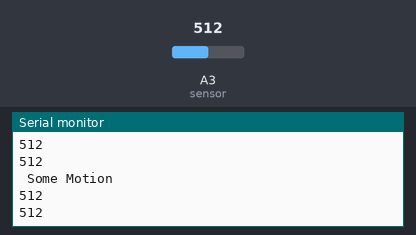
Bench run of a sketch on a simulated Arduino Uno, built with avr-gcc and run on an emulated ATmega328P. Shown: the last lines printed to the serial monitor. Inputs (shaded band) come from the test bench; at power-on: A3 (sensor) = 512.

Above: at 1.2 s.
1.3 s: A3 (sensor) set to 482
At 2.0 s:
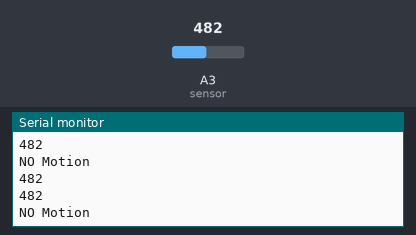
2.9 s: A3 (sensor) set to 510
At 3.5 s:
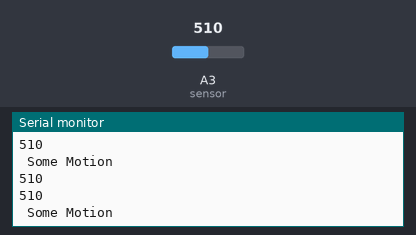
5.9 s: A3 (sensor) set to 490
At 6.9 s:
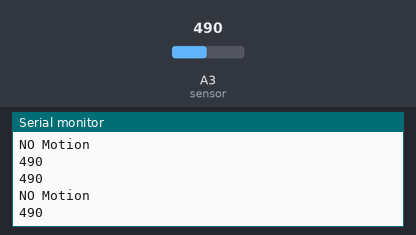
Timing chart, 0 to 8.9 s (numbered marks = the images above; inputs shaded):
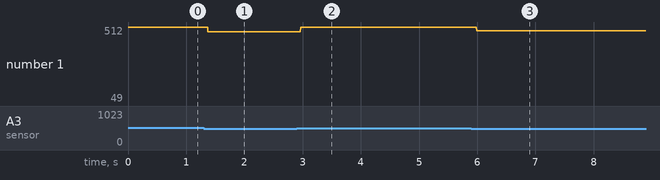

Measured:
- the behaviour switches between 501 and 500 on A3 (sensor) (found by bisection; images 0 and 1)
- after the input at 1.3 s, the serial monitor: prints a new line after 0.07 s (image 1)
- after the input at 2.9 s, the serial monitor: prints a new line after 0.07 s (image 2)
- after the input at 5.9 s, the serial monitor: prints a new line after 0.09 s (image 3)
- plotted number 1: 512 → 482 after the input at 1.3 s, 482 → 510 after the input at 2.9 s, 510 → 49 after the input at 5.9 s

The sketch:

MOTION.ino
```cpp
int sensor = A3;
void setup()
{
  pinMode(sensor, INPUT);
  Serial.begin(9600);
}
void loop()
{
  int sensorval = analogRead(sensor);
  Serial.println(sensorval);
  if (sensorval > 500)
  {
    Serial.println(" Some Motion");
    Serial.println(sensorval);
  }
  else
  {
   Serial.println("NO Motion");
   Serial.println(sensorval);
  }
}
```
